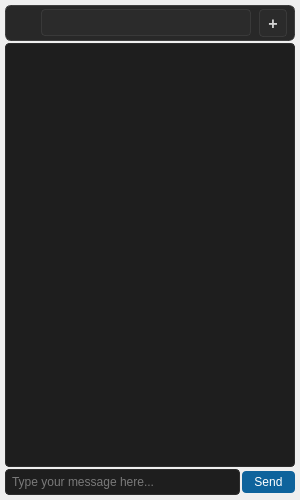
<?xml version="1.0" encoding="UTF-8"?>
<ui version="4.0">
 <class>DockSigint</class>
 <widget class="QDockWidget" name="DockSigint">
  <property name="geometry">
   <rect>
    <x>0</x>
    <y>0</y>
    <width>300</width>
    <height>500</height>
   </rect>
  </property>
  <property name="minimumSize">
   <size>
    <width>300</width>
    <height>400</height>
   </size>
  </property>
  <property name="windowIcon">
   <iconset resource="../../resources/icons.qrc">
    <normaloff>:/icons/icons/eagle.svg</normaloff>:/icons/icons/eagle.svg</iconset>
  </property>
  <property name="allowedAreas">
   <set>Qt::LeftDockWidgetArea|Qt::RightDockWidgetArea</set>
  </property>
  <property name="windowTitle">
   <string>SIGINT</string>
  </property>
  <widget class="QWidget" name="dockWidgetContents">
   <layout class="QVBoxLayout" name="chatLayout">
    <property name="spacing">
     <number>2</number>
    </property>
    <property name="leftMargin">
     <number>5</number>
    </property>
    <property name="topMargin">
     <number>5</number>
    </property>
    <property name="rightMargin">
     <number>5</number>
    </property>
    <property name="bottomMargin">
     <number>5</number>
    </property>
    <item>
     <widget class="QWidget" name="toolbarWidget">
      <property name="minimumSize">
       <size>
        <width>0</width>
        <height>36</height>
       </size>
      </property>
      <property name="maximumSize">
       <size>
        <width>16777215</width>
        <height>36</height>
       </size>
      </property>
      <property name="styleSheet">
       <string notr="true">QWidget#toolbarWidget {
         background-color: rgba(30, 30, 30, 0.95);
         border: 1px solid rgba(45, 45, 45, 0.8);
         border-radius: 6px;
       }</string>
      </property>
      <layout class="QHBoxLayout" name="toolbarLayout">
       <property name="spacing">
        <number>8</number>
       </property>
       <property name="leftMargin">
        <number>8</number>
       </property>
       <property name="topMargin">
        <number>4</number>
       </property>
       <property name="rightMargin">
        <number>8</number>
       </property>
       <property name="bottomMargin">
        <number>4</number>
       </property>
       <item>
        <widget class="QLabel" name="eagleIcon">
         <property name="minimumSize">
          <size>
           <width>20</width>
           <height>20</height>
          </size>
         </property>
         <property name="maximumSize">
          <size>
           <width>20</width>
           <height>20</height>
          </size>
         </property>
         <property name="pixmap">
          <pixmap resource="../../resources/icons.qrc">:/icons/icons/eagle.svg</pixmap>
         </property>
         <property name="scaledContents">
          <bool>true</bool>
         </property>
        </widget>
       </item>
       <item>
        <widget class="QComboBox" name="chatSelector">
         <property name="minimumWidth">
          <number>150</number>
         </property>
         <property name="styleSheet">
          <string notr="true">QComboBox {
            background-color: rgba(45, 45, 45, 0.7);
            color: #d4d4d4;
            border: 1px solid rgba(61, 61, 61, 0.8);
            border-radius: 4px;
            padding: 4px 8px;
            font-size: 13px;
            font-weight: 500;
          }
          QComboBox:hover {
            background-color: rgba(61, 61, 61, 0.8);
            border: 1px solid rgba(86, 156, 214, 0.5);
          }
          QComboBox:focus {
            border: 1px solid rgba(86, 156, 214, 0.8);
            background-color: rgba(61, 61, 61, 0.9);
          }
          QComboBox::drop-down {
            border: none;
            width: 20px;
          }
          QComboBox::down-arrow {
            image: url(:/icons/icons/chevron-down.svg);
            width: 12px;
            height: 12px;
          }
          QComboBox::down-arrow:hover {
            image: url(:/icons/icons/chevron-down.svg);
          }
          QComboBox QAbstractItemView {
            background-color: rgba(45, 45, 45, 0.98);
            color: #d4d4d4;
            border: 1px solid rgba(61, 61, 61, 0.8);
            border-radius: 4px;
            selection-background-color: rgba(14, 99, 156, 0.8);
            outline: none;
            padding: 4px 0px;
          }
          /* Target the popup specifically */
          QComboBox QAbstractItemView {
            background: transparent;
            background-color: #1e1e1e;
            border: none;
          }
          /* Target the frame/viewport of the popup */
          QComboBox QFrame {
            background: transparent;
            background-color: #1e1e1e;
            border: none;
          }
          QComboBox QWidget {
            background: transparent;
            background-color: #1e1e1e;
            border: none;
          }
          QComboBox QListView {
            background: transparent;
            background-color: #1e1e1e;
            border: none;
            outline: none;
          }
          QComboBox QAbstractItemView::item {
            padding: 6px 8px;
            min-height: 24px;
            border: none;
            background: transparent;
          }
          QComboBox QAbstractItemView::item:hover {
            background-color: rgba(86, 156, 214, 0.2);
          }
          QComboBox QAbstractItemView::item:selected {
            background-color: rgba(14, 99, 156, 0.8);
          }
          QComboBox QScrollBar:vertical {
            width: 8px;
            background: transparent;
          }
          QComboBox QScrollBar::handle:vertical {
            background: rgba(86, 156, 214, 0.4);
            border-radius: 4px;
            min-height: 20px;
          }
          QComboBox QScrollBar::handle:vertical:hover {
            background: rgba(86, 156, 214, 0.6);
          }
          QComboBox QScrollBar::add-line:vertical,
          QComboBox QScrollBar::sub-line:vertical {
            height: 0px;
            background: transparent;
            border: none;
          }
          QComboBox QScrollBar::add-page:vertical,
          QComboBox QScrollBar::sub-page:vertical {
            background: transparent;
            border: none;
          }</string>
         </property>
        </widget>
       </item>
       <item>
        <widget class="QPushButton" name="newChatButton">
         <property name="minimumSize">
          <size>
           <width>28</width>
           <height>28</height>
          </size>
         </property>
         <property name="maximumSize">
          <size>
           <width>28</width>
           <height>28</height>
          </size>
         </property>
         <property name="styleSheet">
          <string notr="true">QPushButton {
            background-color: rgba(45, 45, 45, 0.7);
            color: #d4d4d4;
            border: 1px solid rgba(61, 61, 61, 0.8);
            border-radius: 4px;
            font-size: 16px;
            font-weight: 500;
          }
          QPushButton:hover {
            background-color: rgba(61, 61, 61, 0.8);
            border: 1px solid rgba(86, 156, 214, 0.5);
            color: #569cd6;
          }
          QPushButton:pressed {
            background-color: rgba(14, 99, 156, 0.8);
            border: 1px solid rgba(86, 156, 214, 0.8);
            color: white;
          }</string>
         </property>
         <property name="text">
          <string>+</string>
         </property>
        </widget>
       </item>
      </layout>
     </widget>
    </item>
    <item>
     <widget class="QWidget" name="chatDisplay">
      <property name="styleSheet">
       <string notr="true">QWidget {
         background-color: #1e1e1e;
         border: 1px solid #2d2d2d;
         border-radius: 4px;
       }</string>
      </property>
     </widget>
    </item>
    <item>
     <layout class="QHBoxLayout" name="inputLayout">
      <item>
       <widget class="QLineEdit" name="chatInput">
        <property name="styleSheet">
         <string notr="true">QLineEdit {
           background-color: #1e1e1e;
           color: #d4d4d4;
           border: 1px solid #2d2d2d;
           border-radius: 4px;
           padding: 4px;
         }</string>
        </property>
        <property name="placeholderText">
         <string>Type your message here...</string>
        </property>
       </widget>
      </item>
      <item>
       <widget class="QPushButton" name="sendButton">
        <property name="styleSheet">
         <string notr="true">QPushButton {
           background-color: #0e639c;
           color: white;
           border: none;
           border-radius: 4px;
           padding: 4px 12px;
         }
         QPushButton:hover {
           background-color: #1177bb;
         }
         QPushButton:pressed {
           background-color: #0d5789;
         }</string>
        </property>
        <property name="text">
         <string>Send</string>
        </property>
       </widget>
      </item>
     </layout>
    </item>
   </layout>
  </widget>
 </widget>
 <resources>
  <include location="../../resources/icons.qrc"/>
 </resources>
 <connections/>
</ui> 
